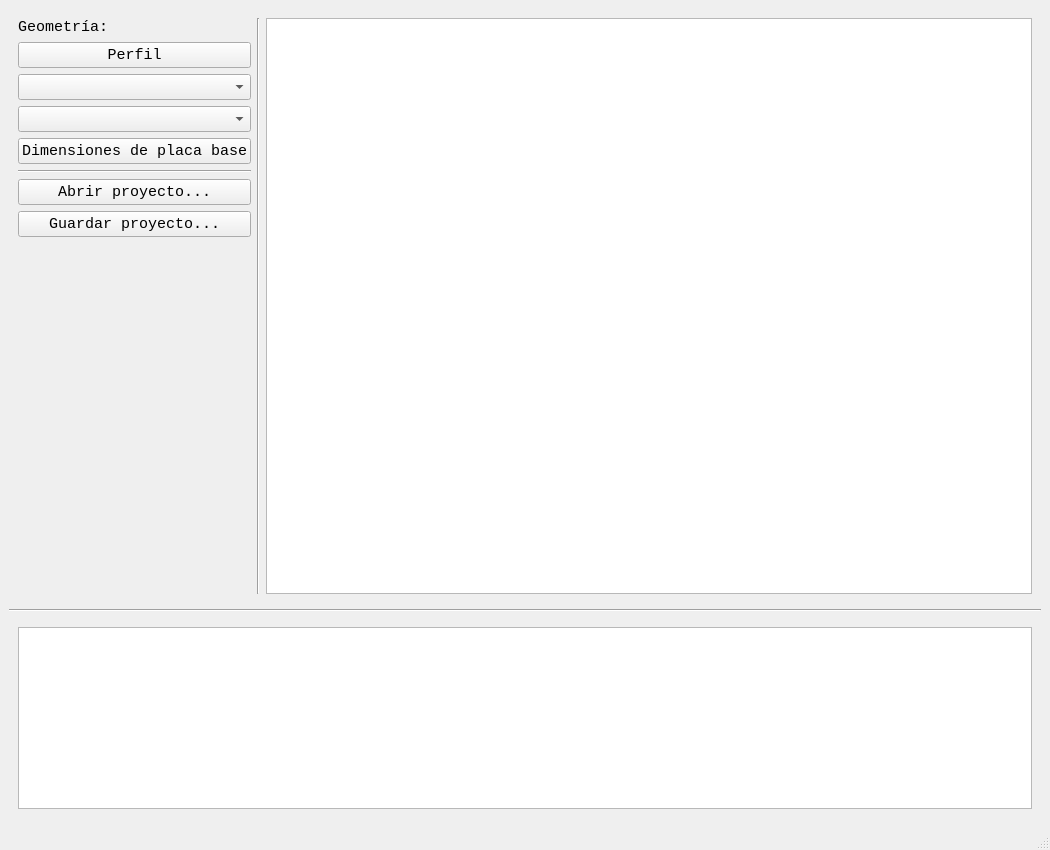
<?xml version="1.0" encoding="UTF-8"?>
<ui version="4.0">
 <class>MainWindow</class>
 <widget class="QMainWindow" name="MainWindow">
  <property name="geometry">
   <rect>
    <x>0</x>
    <y>0</y>
    <width>1050</width>
    <height>850</height>
   </rect>
  </property>
  <property name="font">
   <font>
    <family>Consolas</family>
    <pointsize>11</pointsize>
   </font>
  </property>
  <property name="windowTitle">
   <string>ThePlatters beta</string>
  </property>
  <widget class="QWidget" name="centralwidget">
   <layout class="QGridLayout" name="gridLayout">
    <item row="0" column="0">
     <widget class="QWidget" name="widget" native="true">
      <property name="font">
       <font>
        <pointsize>11</pointsize>
       </font>
      </property>
      <layout class="QHBoxLayout" name="horizontalLayout">
       <item>
        <layout class="QVBoxLayout" name="verticalLayout">
         <item>
          <widget class="QLabel" name="label">
           <property name="text">
            <string>Geometría:</string>
           </property>
          </widget>
         </item>
         <item>
          <widget class="QPushButton" name="pushButtonPerfil">
           <property name="text">
            <string>Perfil</string>
           </property>
          </widget>
         </item>
         <item>
          <widget class="QComboBox" name="comboBoxNPernos"/>
         </item>
         <item>
          <widget class="QComboBox" name="comboBoxDPernos"/>
         </item>
         <item>
          <widget class="QPushButton" name="pushButtonDimensiones">
           <property name="text">
            <string>Dimensiones de placa base</string>
           </property>
          </widget>
         </item>
         <item>
          <widget class="Line" name="line_4">
           <property name="orientation">
            <enum>Qt::Horizontal</enum>
           </property>
          </widget>
         </item>
         <item>
          <widget class="QPushButton" name="pushButtonAbrirProyecto">
           <property name="text">
            <string>Abrir proyecto...</string>
           </property>
          </widget>
         </item>
         <item>
          <widget class="QPushButton" name="pushButtonGuardarProyecto">
           <property name="text">
            <string>Guardar proyecto...</string>
           </property>
          </widget>
         </item>
         <item>
          <spacer name="verticalSpacer">
           <property name="orientation">
            <enum>Qt::Vertical</enum>
           </property>
           <property name="sizeHint" stdset="0">
            <size>
             <width>20</width>
             <height>258</height>
            </size>
           </property>
          </spacer>
         </item>
        </layout>
       </item>
       <item>
        <widget class="Line" name="line">
         <property name="orientation">
          <enum>Qt::Vertical</enum>
         </property>
        </widget>
       </item>
       <item>
        <widget class="QTableView" name="tableView"/>
       </item>
      </layout>
     </widget>
    </item>
    <item row="2" column="0">
     <widget class="QWidget" name="widget_2" native="true">
      <property name="sizePolicy">
       <sizepolicy hsizetype="Preferred" vsizetype="Preferred">
        <horstretch>0</horstretch>
        <verstretch>200</verstretch>
       </sizepolicy>
      </property>
      <property name="maximumSize">
       <size>
        <width>16777215</width>
        <height>200</height>
       </size>
      </property>
      <property name="font">
       <font>
        <pointsize>11</pointsize>
       </font>
      </property>
      <layout class="QHBoxLayout" name="horizontalLayout_2">
       <item>
        <widget class="QTextEdit" name="textEdit">
         <property name="sizePolicy">
          <sizepolicy hsizetype="Expanding" vsizetype="Expanding">
           <horstretch>0</horstretch>
           <verstretch>0</verstretch>
          </sizepolicy>
         </property>
        </widget>
       </item>
      </layout>
     </widget>
    </item>
    <item row="1" column="0">
     <widget class="Line" name="line_2">
      <property name="orientation">
       <enum>Qt::Horizontal</enum>
      </property>
     </widget>
    </item>
   </layout>
  </widget>
  <widget class="QMenuBar" name="menubar">
   <property name="geometry">
    <rect>
     <x>0</x>
     <y>0</y>
     <width>1050</width>
     <height>21</height>
    </rect>
   </property>
  </widget>
  <widget class="QStatusBar" name="statusbar"/>
 </widget>
 <resources/>
 <connections/>
</ui>
